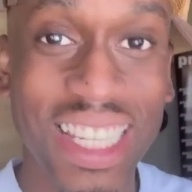
#> input picture svm/faces/1_video_001.jpg, 192 x 192 px; its folder holds only this picture in this run
$ python myft.py --input_dir faces --ft_dir faces
#> lines starting #> are read from the running program, lines starting #| are printed output that depends on the picture
import cv2
import numpy as np
import os
from matplotlib import pyplot as plt
import argparse

def do_ft(image_path):
#> called with image_path = 'faces/1_video_001.jpg'
    img = cv2.imread(image_path, 0)
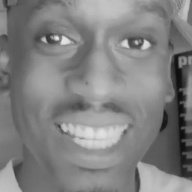
#> img: shape (192, 192); min 12, max 234, mean 129.4
    f = np.fft.fft2(img)
    fshift = np.fft.fftshift(f)
    magnitude_spectrum = 20 * np.log(np.abs(fshift))
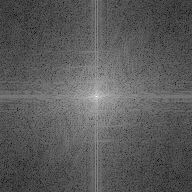
#> magnitude_spectrum: shape (192, 192) float64; min 14.52, max 307.6, mean 119; drawn with min black and max white

    return magnitude_spectrum

input_directory = "faces"
output_directory = "dft"


def main():
    parser = argparse.ArgumentParser()

    parser.add_argument('--input_dir', type=str, required=True)
    parser.add_argument('--ft_dir', type=str, required=True)

    args = parser.parse_args()

    input_dir = args.input_dir
    ft_dir = args.ft_dir

    for filename in os.listdir(input_dir):
        if filename.endswith(".jpg"):
            file_path = os.path.join(input_dir, filename)
            ft_images = do_ft(file_path)

            output = os.path.join(ft_dir, f"{filename}")
            plt.imsave(output, ft_images, cmap='gray')

main()

$ run again, on svm/faces/1_video_005.jpg
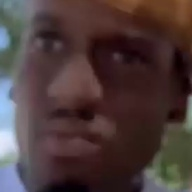
#> input picture svm/faces/1_video_005.jpg, 192 x 192 px
#> in do_ft, `img = cv2.imread(image_path, 0)`:
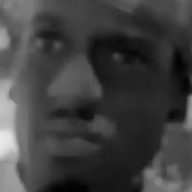
#> img: shape (192, 192); min 1, max 233, mean 63.9
#> in do_ft, `magnitude_spectrum = 20 * np.log(np.abs(fshift))`:
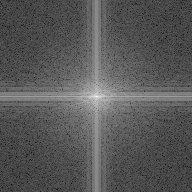
#> magnitude_spectrum: shape (192, 192) float64; min -2.59, max 293.5, mean 100.2; drawn with min black and max white

$ run again, on svm/faces/1_video_006.jpg
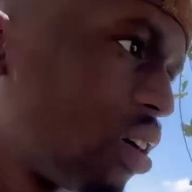
#> input picture svm/faces/1_video_006.jpg, 192 x 192 px
#> in do_ft, `img = cv2.imread(image_path, 0)`:
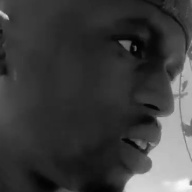
#> img: shape (192, 192); min 1, max 249, mean 59.9
#> in do_ft, `magnitude_spectrum = 20 * np.log(np.abs(fshift))`:
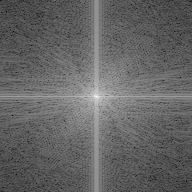
#> magnitude_spectrum: shape (192, 192) float64; min 9.12, max 292.2, mean 121.2; drawn with min black and max white

$ run again, on svm/faces/1_video_007.jpg
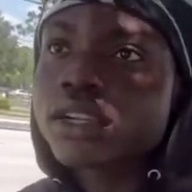
#> input picture svm/faces/1_video_007.jpg, 192 x 192 px
#> in do_ft, `img = cv2.imread(image_path, 0)`:
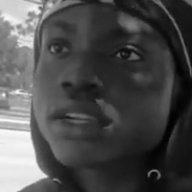
#> img: shape (192, 192); min 1, max 250, mean 76.5
#> in do_ft, `magnitude_spectrum = 20 * np.log(np.abs(fshift))`:
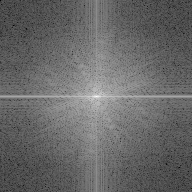
#> magnitude_spectrum: shape (192, 192) float64; min -5.57, max 297, mean 118.3; drawn with min black and max white

$ run again, on svm/faces/1_video_002.jpg
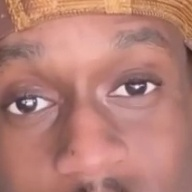
#> input picture svm/faces/1_video_002.jpg, 192 x 192 px
#> in do_ft, `img = cv2.imread(image_path, 0)`:
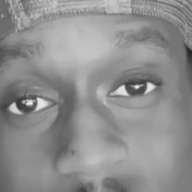
#> img: shape (192, 192); min 37, max 238, mean 143.1
#> in do_ft, `magnitude_spectrum = 20 * np.log(np.abs(fshift))`:
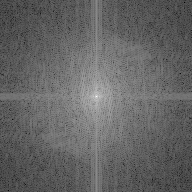
#> magnitude_spectrum: shape (192, 192) float64; min -7.1, max 309.6, mean 118.1; drawn with min black and max white
